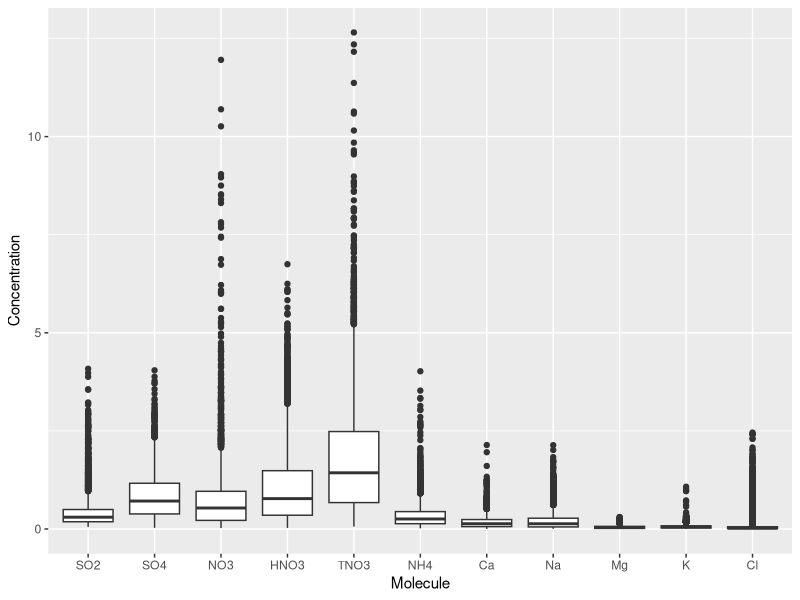
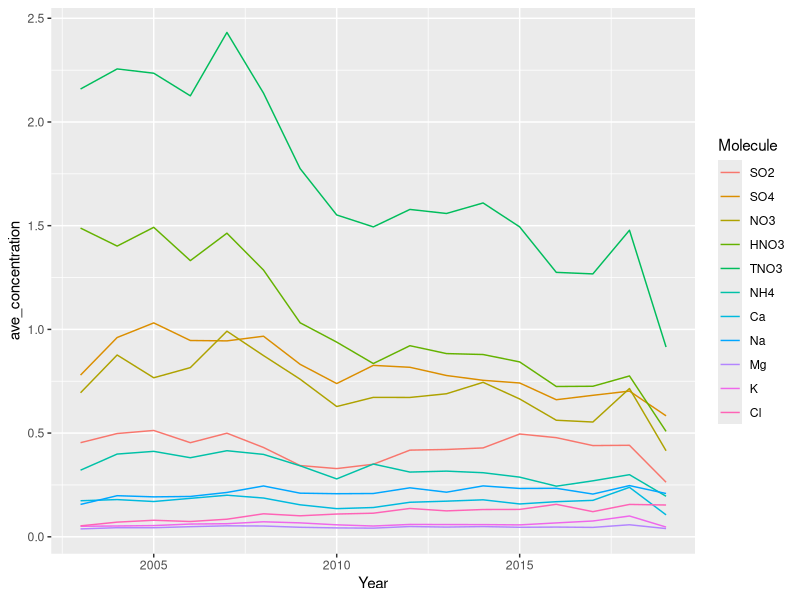

R code for these plots, in order:
## ----results = "hide", message=FALSE-------------------------------------
library(tidyverse)
data <- read_csv("./Concentration - Weekly.csv")



## ------------------------------------------------------------------------
library(dplyr)
data <- data %>%
  na.omit


## ------------------------------------------------------------------------
colnames(data)[colnames(data)=="SO2_CONC"] <- "SO2" #Sulfur Dioxide
colnames(data)[colnames(data)=="SO4_CONC"] <- "SO4" #Sulfate
colnames(data)[colnames(data)=="NO3_CONC"] <- "NO3" #Nitrates
colnames(data)[colnames(data)=="HNO3_CONC"] <- "HNO3" #Nitric Acid
colnames(data)[colnames(data)=="TNO3_CONC"] <- "TNO3" #Total Nitrate
colnames(data)[colnames(data)=="NH4_CONC"] <- "NH4" #Ammonium
colnames(data)[colnames(data)=="CA_CONC"] <- "Ca" #Calcium
colnames(data)[colnames(data)=="NA_CONC"] <- "Na" #Soduim
colnames(data)[colnames(data)=="MG_CONC"] <- "Mg" #Magnesium
colnames(data)[colnames(data)=="K_CONC"] <- "K" #Potassioum
colnames(data)[colnames(data)=="CL_CONC"] <- "Cl" #Chlorine
colnames(data)[colnames(data)=="YEAR"] <- "Year"
colnames(data)


## ------------------------------------------------------------------------
data <- gather(data, key = "Molecule", value = "Concentration", "SO2":"Cl", convert = FALSE, factor_key = TRUE)
head(data)


## ------------------------------------------------------------------------
data$SITE_ID <- as.factor(data$SITE_ID)
data$YEAR <- as.factor(data$SITE_ID)
levels(data$SITE_ID)


## ------------------------------------------------------------------------
index <- c("CON186", "DEV412", "JOT403", "LAV410", "PIN414", "SEK402", "SEK430", "YOS404")
values <- c("San Bernardino", "Inyo", "San Bernadino", "Shasta", "San Benito", "Tulare", "Tulare", "Mariposa")

#create new column
data$County <- values[match(data$SITE_ID, index)] 


## ------------------------------------------------------------------------
data$DATEON <- as.POSIXct(parse_date(data$DATEON, format="%m/%d/%Y %H:%M:%S"))

data$DATEOFF <- as.POSIXct(parse_date(data$DATEOFF, format="%m/%d/%Y %H:%M:%S"))


## ------------------------------------------------------------------------
ggplot() + geom_boxplot(data, mapping=aes(x = Molecule, y = Concentration))


## ------------------------------------------------------------------------
years <- group_by(data, Year, Molecule)
summary <- summarize(years, ave_concentration = mean(Concentration))
ggplot() + geom_line(summary, mapping=aes(x = Year, y = ave_concentration, colour = Molecule))

